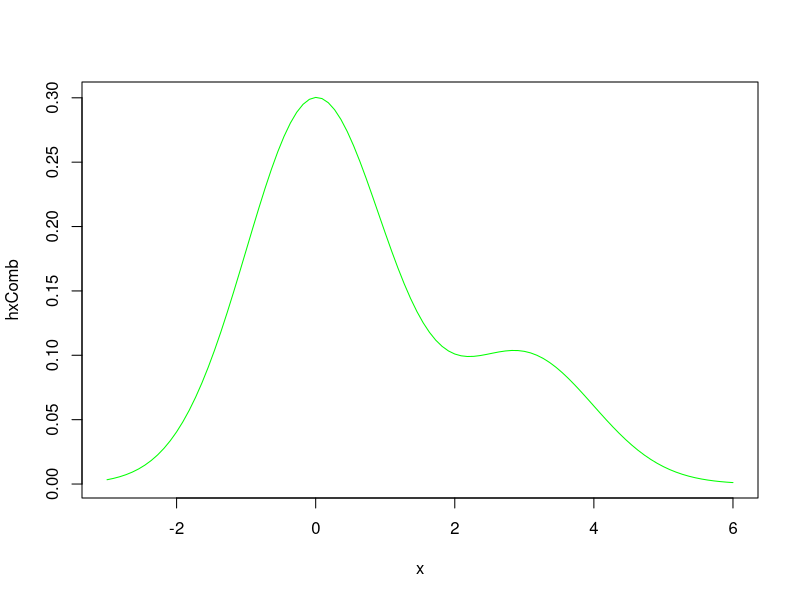

Source code (R):
# Display the Student's t distributions with various
# degrees of freedom and compare to the normal distribution

x <- seq(-3, 6, length = 100);
hx1 <- dnorm(x, mean=0, sd=1);
hx2 <- dnorm(x, mean=3,sd=1);
hxComb <- 0.75*hx1 + 0.25*hx2;
plot(x,hxComb, type="l", col = "green");

